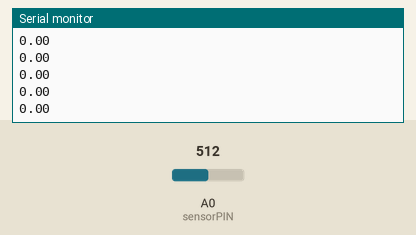
Simulated run of this sketch. Board: Arduino Uno, built with avr-gcc and run on an emulated ATmega328P. Shown: the last lines printed to the serial monitor. The inputs (shaded band) are chosen by the test bench; at power-on: A0 (sensorPIN) = 512.

Above: at 1.2 s.
1.3 s: A0 (sensorPIN) set to 716
At 1.32 s:
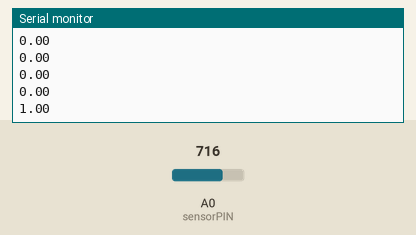
2.8 s: A0 (sensorPIN) set to 900
At 2.82 s:
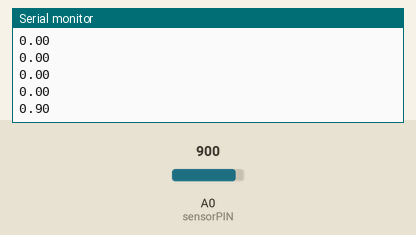
Timing chart, 0 to 5.8 s (numbered marks = the images above; inputs shaded):
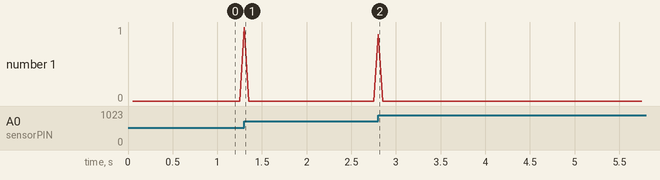

Measured:
- after the input at 1.3 s, the serial monitor: prints a new line at once (image 1)
- after the input at 2.8 s, the serial monitor: prints a new line at once (image 2)

The sketch:

mic_sensor_MAX9812L_test.ino
```cpp
// Original code from https://www.luisllamas.es/medir-sonido-con-arduino-y-microfono-amplificado-max9812/

const int sensorPIN = A0;
const int sampleWindow = 50; // Window width in ms (50 ms = 20Hz)

void setup()
{
   Serial.begin(9600);
}

void loop()
{
   unsigned long startMillis= millis();

   unsigned int signalMax = 0;
   unsigned int signalMin = 1024;

   // Get samples during window
   unsigned int sample;
   while (millis() - startMillis < sampleWindow)
   {
      sample = analogRead(sensorPIN);
      if (sample < 1024)
      {
         if (sample > signalMax)
         {
            signalMax = sample;  // Update max. value
         }
         else if (sample < signalMin)
         {
            signalMin = sample;  // Update min. value
         }
      }
   }
   unsigned int peakToPeak = signalMax - signalMin;  // Sound amplitude
   double volts = (peakToPeak * 5.0) / 1024;  // Convert to voltage
   Serial.println(volts);
}
```
